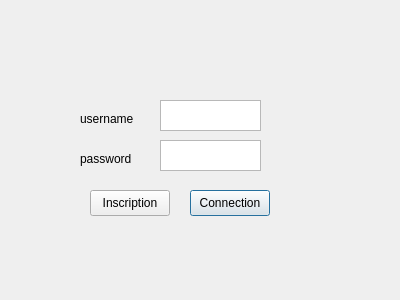
<?xml version="1.0" encoding="UTF-8"?>
<ui version="4.0">
 <class>Login</class>
 <widget class="QDialog" name="Login">
  <property name="geometry">
   <rect>
    <x>0</x>
    <y>0</y>
    <width>400</width>
    <height>300</height>
   </rect>
  </property>
  <property name="windowTitle">
   <string>Dialog</string>
  </property>
  <widget class="QPlainTextEdit" name="password_input">
   <property name="geometry">
    <rect>
     <x>160</x>
     <y>140</y>
     <width>101</width>
     <height>31</height>
    </rect>
   </property>
   <property name="plainText">
    <string/>
   </property>
  </widget>
  <widget class="QPlainTextEdit" name="username_input">
   <property name="geometry">
    <rect>
     <x>160</x>
     <y>100</y>
     <width>101</width>
     <height>31</height>
    </rect>
   </property>
   <property name="plainText">
    <string/>
   </property>
  </widget>
  <widget class="QPushButton" name="login_button">
   <property name="geometry">
    <rect>
     <x>190</x>
     <y>190</y>
     <width>80</width>
     <height>26</height>
    </rect>
   </property>
   <property name="text">
    <string>Connection</string>
   </property>
  </widget>
  <widget class="QPushButton" name="inscription_button">
   <property name="geometry">
    <rect>
     <x>90</x>
     <y>190</y>
     <width>80</width>
     <height>26</height>
    </rect>
   </property>
   <property name="text">
    <string>Inscription</string>
   </property>
  </widget>
  <widget class="QLabel" name="username_label">
   <property name="geometry">
    <rect>
     <x>80</x>
     <y>110</y>
     <width>71</width>
     <height>18</height>
    </rect>
   </property>
   <property name="text">
    <string>username</string>
   </property>
  </widget>
  <widget class="QLabel" name="password_label">
   <property name="geometry">
    <rect>
     <x>80</x>
     <y>150</y>
     <width>58</width>
     <height>18</height>
    </rect>
   </property>
   <property name="text">
    <string>password</string>
   </property>
  </widget>
 </widget>
 <resources/>
 <connections/>
</ui>
